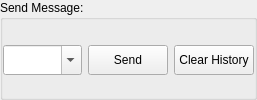
     <widget class="QGroupBox" name="groupBoxSend">
      <property name="minimumSize">
       <size>
        <width>0</width>
        <height>0</height>
       </size>
      </property>
      <property name="maximumSize">
       <size>
        <width>16777215</width>
        <height>16777215</height>
       </size>
      </property>
      <property name="title">
       <string>Send Message:</string>
      </property>
      <property name="flat">
       <bool>true</bool>
      </property>
      <layout class="QGridLayout" name="gridLayout_3">
       <property name="leftMargin">
        <number>0</number>
       </property>
       <property name="topMargin">
        <number>5</number>
       </property>
       <property name="rightMargin">
        <number>0</number>
       </property>
       <property name="bottomMargin">
        <number>1</number>
       </property>
       <item row="1" column="1">
        <widget class="QComboBox" name="comboBoxSend">
         <property name="sizePolicy">
          <sizepolicy hsizetype="Expanding" vsizetype="Fixed">
           <horstretch>0</horstretch>
           <verstretch>0</verstretch>
          </sizepolicy>
         </property>
         <property name="minimumSize">
          <size>
           <width>0</width>
           <height>30</height>
          </size>
         </property>
         <property name="font">
          <font>
           <family>Consolas</family>
           <pointsize>9</pointsize>
          </font>
         </property>
         <property name="editable">
          <bool>true</bool>
         </property>
        </widget>
       </item>
       <item row="1" column="3">
        <widget class="QPushButton" name="pushButtonSend">
         <property name="sizePolicy">
          <sizepolicy hsizetype="Minimum" vsizetype="Fixed">
           <horstretch>0</horstretch>
           <verstretch>0</verstretch>
          </sizepolicy>
         </property>
         <property name="minimumSize">
          <size>
           <width>0</width>
           <height>30</height>
          </size>
         </property>
         <property name="toolTip">
          <string>&lt;html&gt;&lt;head/&gt;&lt;body&gt;&lt;p&gt;Wysyła wiadomość&lt;/p&gt;&lt;/body&gt;&lt;/html&gt;</string>
         </property>
         <property name="text">
          <string>Send</string>
         </property>
        </widget>
       </item>
       <item row="1" column="4">
        <widget class="QPushButton" name="pushButtonClearHistory">
         <property name="minimumSize">
          <size>
           <width>0</width>
           <height>30</height>
          </size>
         </property>
         <property name="maximumSize">
          <size>
           <width>16777215</width>
           <height>16777215</height>
          </size>
         </property>
         <property name="text">
          <string>Clear History</string>
         </property>
        </widget>
       </item>
      </layout>
     </widget>
